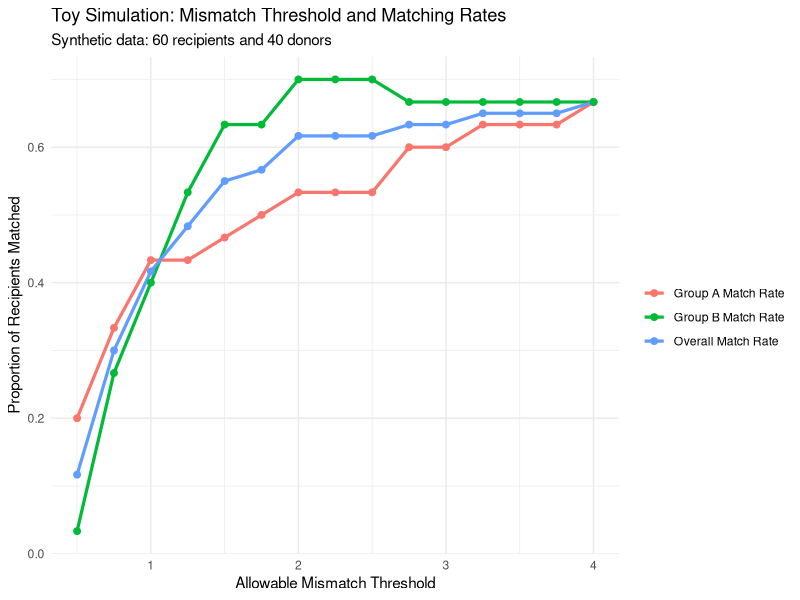
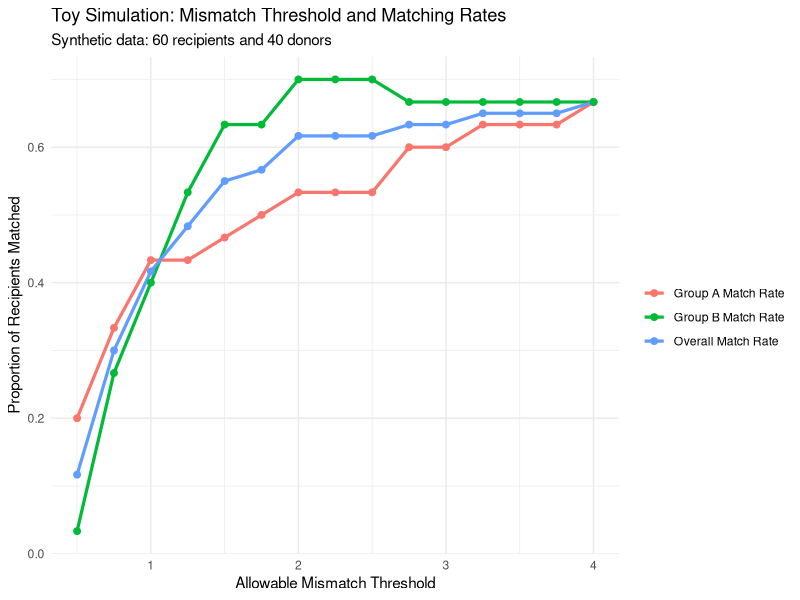

R code for these plots, in order:

# Toy Simulation: HLA Mismatch Thresholds, Match Rates, and Group Equity
# Goal: Illustrate how changing an allowable mismatch threshold can affect
#       overall matching and matching-rate differences between two
#       hypothetical recipient groups.
#
# IMPORTANT:
# This is a learning demonstration using synthetic data.
# The mismatch score is NOT a real HLA immunogenicity measure.

library(ggplot2)

set.seed(42)

# 1. Create a small fictional pool of recipients and donors

n_rec <- 60
n_don <- 40
n_features <- 3

# Divide recipients equally between two hypothetical groups
recipients <- data.frame(
  rec_id = 1:n_rec,
  group = rep(c("Group A", "Group B"), each = n_rec / 2)
)

# Create three fictional molecular profile features for each donor
donor_profiles <- matrix(
  rnorm(n_don * n_features),
  nrow = n_don,
  ncol = n_features
)

# Create three fictional profile features for each recipient
recipient_profiles <- matrix(
  rnorm(n_rec * n_features),
  nrow = n_rec,
  ncol = n_features
)

# Introduce a small artificial shift in the first feature for Group B.
# This is an illustrative assumption, NOT a real biological claim.
recipient_profiles[recipients$group == "Group B", 1] <-
  recipient_profiles[recipients$group == "Group B", 1] + 0.5

# 2. Calculate a separate mismatch score for every donor-recipient pair.
# The score is the sum of absolute differences across the three features.
# Lower scores indicate closer profiles in this toy simulation.

mismatch_matrix <- matrix(
  NA,
  nrow = n_don,
  ncol = n_rec
)

for (i in seq_len(n_rec)) {
  feature_differences <- sweep(
    donor_profiles,
    MARGIN = 2,
    STATS = recipient_profiles[i, ],
    FUN = "-"
  )
  
  mismatch_matrix[, i] <- rowSums(abs(feature_differences))
}

# 3. Test different allowable mismatch thresholds
thresholds <- seq(0.5, 4, by = 0.25)

# Randomise recipient order once.
# The same order is used for every threshold to make comparisons fairer.
recipient_order <- sample(seq_len(n_rec))

results <- do.call(rbind, lapply(thresholds, function(cut) {
  
  # Each donor can be assigned to only one recipient
  available_donors <- rep(TRUE, n_don)
  
  # Record the group of each successfully matched recipient
  matched_group <- character(0)
  
  # Consider recipients in the randomised order
  for (i in recipient_order) {
    
    # Find available donors whose pair-specific score meets the threshold
    compatible <- which(
      available_donors & mismatch_matrix[, i] <= cut
    )
    
    if (length(compatible) > 0) {
      
      # Choose the available donor with the lowest mismatch score
      chosen <- compatible[
        which.min(mismatch_matrix[compatible, i])
      ]
      
      # Mark this donor as no longer available
      available_donors[chosen] <- FALSE
      
      # Record the recipient's group
      matched_group <- c(matched_group, recipients$group[i])
    }
  }
  
  # Calculate matching rates for each group
  rate_A <- sum(matched_group == "Group A") / (n_rec / 2)
  rate_B <- sum(matched_group == "Group B") / (n_rec / 2)
  
  # Calculate overall matching rate
  overall_rate <- length(matched_group) / n_rec
  
  data.frame(
    threshold = cut,
    overall_match_rate = overall_rate,
    group_A_rate = rate_A,
    group_B_rate = rate_B,
    equity_gap = abs(rate_A - rate_B)
  )
}))

# 4. Print the summary table
print(round(results, 2))

# 5. Prepare data for plotting
plot_df <- data.frame(
  threshold = rep(results$threshold, 3),
  rate = c(
    results$overall_match_rate,
    results$group_A_rate,
    results$group_B_rate
  ),
  metric = rep(
    c("Overall Match Rate", "Group A Match Rate", "Group B Match Rate"),
    each = nrow(results)
  )
)

# 6. Create the plot
match_plot <- ggplot(
  plot_df,
  aes(x = threshold, y = rate, color = metric)
) +
  geom_line(linewidth = 1.1) +
  geom_point(size = 2) +
  labs(
    title = "Toy Simulation: Mismatch Threshold and Matching Rates",
    subtitle = "Synthetic data: 60 recipients and 40 donors",
    x = "Allowable Mismatch Threshold",
    y = "Proportion of Recipients Matched",
    color = ""
  ) +
  theme_minimal()

print(match_plot)

# 7. Save the plot in the project folder
ggsave(
  filename = "match_rates_by_threshold.png",
  plot = match_plot,
  width = 8,
  height = 5,
  dpi = 300
)
